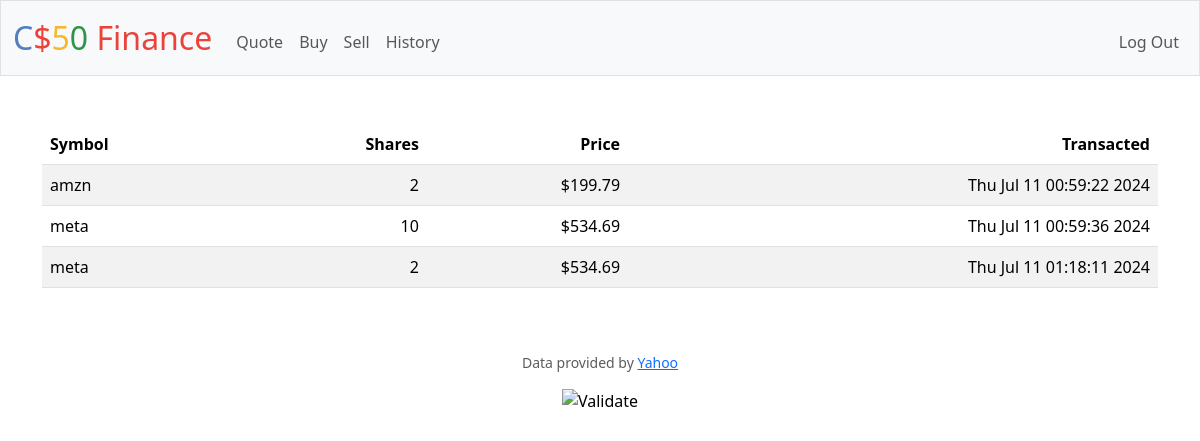
/history (signed in), run on an earlier commit of the app's database.
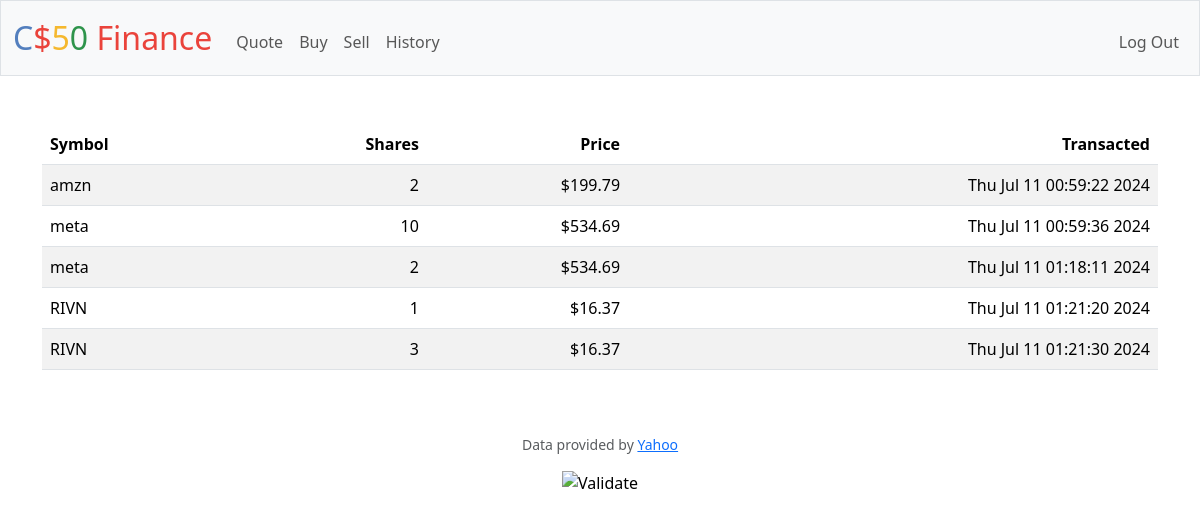
And on a later commit of the database.
### tables this page shows
CREATE TABLE purchases (id INTEGER NOT NULL, symbol TEXT NOT NULL, shares INTEGER NOT NULL, price INTEGER NOT NULL, date TEXT NOT NULL);

### app.py (the view)
@app.route("/history")
@login_required
def history():
    rows = db.execute("SELECT * FROM PURCHASES WHERE id = ?", session["user_id"])
    user = db.execute("SELECT * FROM users WHERE id = ?", session["user_id"])
    return render_template("history.html", purchases=rows, cash=usd(user[0]["cash"]))

### app.py (called while the page is built)
@app.after_request
def after_request(response):
    response.headers["Cache-Control"] = "no-cache, no-store, must-revalidate"
    response.headers["Expires"] = 0
    response.headers["Pragma"] = "no-cache"
    return response

### helpers.py (called while the page is built)
def login_required(f):
    @wraps(f)
    def decorated_function(*args, **kwargs):
        if session.get("user_id") is None:
            return redirect("/login")
        return f(*args, **kwargs)
    return decorated_function

def usd(value):
    return f"${value:,.2f}"

### templates/history.html (shortened to what this page needs)
{% extends "layout.html" %}
{% block main %}
    <table class="table table-striped">
        <thead>
            <tr>
                <th class="text-start">Symbol</th>
                <th class="text-end">Shares</th>
                <th class="text-end">Price</th>
                <th class="text-end">Transacted</th>
            </tr>
        </thead>
        <tbody>
            {% for purchase in purchases %}
                <tr>
                    <td class="text-start">{{purchase["symbol"]}}</td>
                    <td class="text-end">{{purchase["shares"]}}</td>
                    <td class="text-end">{{purchase["price"] | usd}}</td>
                    <td class="text-end">{{purchase["date"]}}</td>
                </tr>
            {% endfor %}
        </tbody>
    </table>
{% endblock %}

What changed in the data, as far as the page shows it:
added purchases: symbol "RIVN", shares "1", price "$16.37", date "Thu Jul 11 01:21:20 2024"
added purchases: symbol "RIVN", shares "3", price "$16.37", date "Thu Jul 11 01:21:30 2024"
